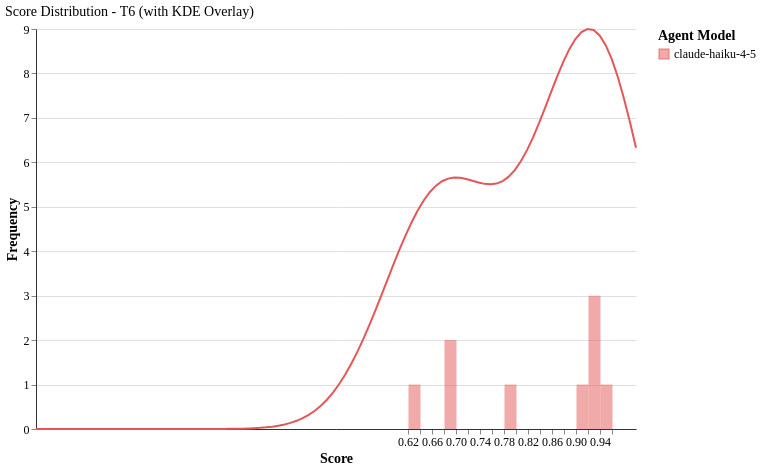

Vega-Lite specification for this chart:
### Vega-Lite specification from a JSON file in a GitHub repository (floating-point values rounded to 4 significant figures)
{"config": {"font": "serif", "axis": {"labelFontSize": 12, "titleFontSize": 14, "gridColor": "#e0e0e0", "domainColor": "#333333"}, "legend": {"labelFontSize": 12, "titleFontSize": 14}, "title": {"fontSize": 14, "anchor": "start", "fontWeight": "normal"}, "view": {"stroke": null, "continuousWidth": 400, "continuousHeight": 300, "strokeWidth": 0}, "mark": {"tooltip": true}}, "layer": [{"data": {"name": "data-40ff9d2ae108e9a75a3e98f581b4be22"}, "mark": {"type": "bar", "binSpacing": 0, "opacity": 0.5}, "encoding": {"color": {"field": "agent_model", "scale": {"domain": ["claude-haiku-4-5"], "range": ["#E45756"]}, "title": "Agent Model", "type": "nominal"}, "tooltip": [{"field": "agent_model", "title": "Model", "type": "nominal"}, {"aggregate": "count", "title": "Count", "type": "quantitative"}], "x": {"bin": {"maxbins": 20}, "field": "score", "title": "Score", "type": "quantitative"}, "y": {"aggregate": "count", "title": "Frequency", "type": "quantitative"}}}, {"data": {"name": "data-fa6700c101d589234d72b5df7c8210ee"}, "mark": {"type": "line", "strokeWidth": 2}, "encoding": {"color": {"field": "agent_model", "scale": {"domain": ["claude-haiku-4-5"], "range": ["#E45756"]}, "type": "nominal"}, "x": {"field": "score", "type": "quantitative"}, "y": {"field": "scaled_density", "type": "quantitative"}}}], "data": {"name": "data-40ff9d2ae108e9a75a3e98f581b4be22"}, "height": 400, "title": "Score Distribution - T6 (with KDE Overlay)", "width": 600, "$schema": "https://vega.github.io/schema/vega-lite/v6.1.0.json", "datasets": {"data-40ff9d2ae108e9a75a3e98f581b4be22": [{"experiment": "test-001", "agent_model": "claude-haiku-4-5", "tier": "T6", "subtest": "01", "run_number": 1, "score": 0.9313, "impl_rate": 0.9857, "passed": true, "grade": "A", "cost_usd": 0.1586, "duration_seconds": 144.8, "agent_duration_seconds": 15.84, "judge_duration_seconds": 129.0, "input_tokens": 20, "output_tokens": 743, "cache_creation_tokens": 110403, "cache_read_tokens": 168878, "total_tokens": 280044, "exit_code": 0, "api_calls": 5, "num_turns": null, "num_models": null, "delegation_cost_ratio": null, "r_prog": 0.0, "strategic_drift": 0.0, "cfp": 0.0, "pr_revert_rate": 0.0}, {"experiment": "test-001", "agent_model": "claude-haiku-4-5", "tier": "T6", "subtest": "01", "run_number": 2, "score": 0.9367, "impl_rate": 0.99, "passed": true, "grade": "A", "cost_usd": 0.0649, "duration_seconds": 135.4, "agent_duration_seconds": 11.15, "judge_duration_seconds": 124.2, "input_tokens": 19, "output_tokens": 697, "cache_creation_tokens": 29098, "cache_read_tokens": 250233, "total_tokens": 280047, "exit_code": 0, "api_calls": 5, "num_turns": null, "num_models": null, "delegation_cost_ratio": null, "r_prog": 0.0, "strategic_drift": 0.0, "cfp": 0.0, "pr_revert_rate": 0.0}, {"experiment": "test-001", "agent_model": "claude-haiku-4-5", "tier": "T6", "subtest": "01", "run_number": 3, "score": 0.922, "impl_rate": 0.9857, "passed": true, "grade": "A", "cost_usd": 0.09493, "duration_seconds": 141.0, "agent_duration_seconds": 16.12, "judge_duration_seconds": 124.9, "input_tokens": 20, "output_tokens": 711, "cache_creation_tokens": 55160, "cache_read_tokens": 224087, "total_tokens": 279978, "exit_code": 0, "api_calls": 5, "num_turns": null, "num_models": null, "delegation_cost_ratio": null, "r_prog": 0.0, "strategic_drift": 0.0, "cfp": 0.0, "pr_revert_rate": 0.0}, {"experiment": "test-002", "agent_model": "claude-haiku-4-5", "tier": "T6", "subtest": "01", "run_number": 1, "score": 0.68, "impl_rate": 0.8441, "passed": true, "grade": "B", "cost_usd": 0.2548, "duration_seconds": 289.4, "agent_duration_seconds": 98.58, "judge_duration_seconds": 190.8, "input_tokens": 104, "output_tokens": 5520, "cache_creation_tokens": 73647, "cache_read_tokens": 1350451, "total_tokens": 1429722, "exit_code": 0, "api_calls": 36, "num_turns": null, "num_models": null, "delegation_cost_ratio": null, "r_prog": 0.0, "strategic_drift": 0.0, "cfp": 0.0, "pr_revert_rate": 0.0}, {"experiment": "test-002", "agent_model": "claude-haiku-4-5", "tier": "T6", "subtest": "01", "run_number": 2, "score": 0.795, "impl_rate": 0.8485, "passed": true, "grade": "B", "cost_usd": 0.2915, "duration_seconds": 252.6, "agent_duration_seconds": 95.23, "judge_duration_seconds": 157.3, "input_tokens": 51, "output_tokens": 5324, "cache_creation_tokens": 74374, "cache_read_tokens": 1718829, "total_tokens": 1798578, "exit_code": 0, "api_calls": 28, "num_turns": null, "num_models": null, "delegation_cost_ratio": null, "r_prog": 0.0, "strategic_drift": 0.0, "cfp": 0.0, "pr_revert_rate": 0.0}, {"experiment": "test-002", "agent_model": "claude-haiku-4-5", "tier": "T6", "subtest": "01", "run_number": 3, "score": 0.69, "impl_rate": 0.8143, "passed": true, "grade": "B", "cost_usd": 0.2912, "duration_seconds": 291.0, "agent_duration_seconds": 91.98, "judge_duration_seconds": 199.1, "input_tokens": 77, "output_tokens": 6614, "cache_creation_tokens": 75432, "cache_read_tokens": 1637816, "total_tokens": 1719939, "exit_code": 0, "api_calls": 35, "num_turns": null, "num_models": null, "delegation_cost_ratio": null, "r_prog": 0.0, "strategic_drift": 0.0, "cfp": 0.0, "pr_revert_rate": 0.0}, {"experiment": "test-003", "agent_model": "claude-haiku-4-5", "tier": "T6", "subtest": "01", "run_number": 1, "score": 0.9583, "impl_rate": 1.0, "passed": true, "grade": "A", "cost_usd": 0.1126, "duration_seconds": 205.7, "agent_duration_seconds": 97.2, "judge_duration_seconds": 108.5, "input_tokens": 45, "output_tokens": 1702, "cache_creation_tokens": 31019, "cache_read_tokens": 652806, "total_tokens": 685572, "exit_code": 0, "api_calls": 13, "num_turns": null, "num_models": null, "delegation_cost_ratio": null, "r_prog": 0.0, "strategic_drift": 0.0, "cfp": 0.0, "pr_revert_rate": 0.0}, {"experiment": "test-003", "agent_model": "claude-haiku-4-5", "tier": "T6", "subtest": "01", "run_number": 2, "score": 0.9167, "impl_rate": 0.875, "passed": true, "grade": "A", "cost_usd": 0.12, "duration_seconds": 144.8, "agent_duration_seconds": 81.45, "judge_duration_seconds": 63.34, "input_tokens": 52, "output_tokens": 1789, "cache_creation_tokens": 31933, "cache_read_tokens": 711188, "total_tokens": 744962, "exit_code": 0, "api_calls": 14, "num_turns": null, "num_models": null, "delegation_cost_ratio": null, "r_prog": 0.0, "strategic_drift": 0.0, "cfp": 0.0, "pr_revert_rate": 0.0}, {"experiment": "test-003", "agent_model": "claude-haiku-4-5", "tier": "T6", "subtest": "01", "run_number": 3, "score": 0.625, "impl_rate": 0.875, "passed": true, "grade": "B", "cost_usd": 0.06763, "duration_seconds": 165.1, "agent_duration_seconds": 26.43, "judge_duration_seconds": 138.6, "input_tokens": 23, "output_tokens": 978, "cache_creation_tokens": 31734, "cache_read_tokens": 230461, "total_tokens": 263196, "exit_code": 0, "api_calls": 5, "num_turns": null, "num_models": null, "delegation_cost_ratio": null, "r_prog": 0.0, "strategic_drift": 0.0, "cfp": 0.0, "pr_revert_rate": 0.0}], "data-fa6700c101d589234d72b5df7c8210ee": [{"agent_model": "claude-haiku-4-5", "tier": "T6", "score": 0.0, "density": 9.987e-13, "scaled_density": 3.279e-12}, {"agent_model": "claude-haiku-4-5", "tier": "T6", "score": 0.0101, "density": 2.375e-12, "scaled_density": 7.797e-12}, {"agent_model": "claude-haiku-4-5", "tier": "T6", "score": 0.0202, "density": 5.568e-12, "scaled_density": 1.828e-11}, {"agent_model": "claude-haiku-4-5", "tier": "T6", "score": 0.0303, "density": 1.287e-11, "scaled_density": 4.227e-11}, {"agent_model": "claude-haiku-4-5", "tier": "T6", "score": 0.0404, "density": 2.935e-11, "scaled_density": 9.636e-11}, {"agent_model": "claude-haiku-4-5", "tier": "T6", "score": 0.05051, "density": 6.598e-11, "scaled_density": 2.166e-10}, {"agent_model": "claude-haiku-4-5", "tier": "T6", "score": 0.06061, "density": 1.463e-10, "scaled_density": 4.802e-10}, {"agent_model": "claude-haiku-4-5", "tier": "T6", "score": 0.07071, "density": 3.197e-10, "scaled_density": 1.05e-09}, {"agent_model": "claude-haiku-4-5", "tier": "T6", "score": 0.08081, "density": 6.892e-10, "scaled_density": 2.263e-09}, {"agent_model": "claude-haiku-4-5", "tier": "T6", "score": 0.09091, "density": 1.465e-09, "scaled_density": 4.81e-09}, {"agent_model": "claude-haiku-4-5", "tier": "T6", "score": 0.101, "density": 3.071e-09, "scaled_density": 1.008e-08}, {"agent_model": "claude-haiku-4-5", "tier": "T6", "score": 0.1111, "density": 6.348e-09, "scaled_density": 2.084e-08}, {"agent_model": "claude-haiku-4-5", "tier": "T6", "score": 0.1212, "density": 1.294e-08, "scaled_density": 4.249e-08}, {"agent_model": "claude-haiku-4-5", "tier": "T6", "score": 0.1313, "density": 2.602e-08, "scaled_density": 8.542e-08}, {"agent_model": "claude-haiku-4-5", "tier": "T6", "score": 0.1414, "density": 5.158e-08, "scaled_density": 1.693e-07}, {"agent_model": "claude-haiku-4-5", "tier": "T6", "score": 0.1515, "density": 1.008e-07, "scaled_density": 3.311e-07}, {"agent_model": "claude-haiku-4-5", "tier": "T6", "score": 0.1616, "density": 1.944e-07, "scaled_density": 6.384e-07}, {"agent_model": "claude-haiku-4-5", "tier": "T6", "score": 0.1717, "density": 3.697e-07, "scaled_density": 1.214e-06}, {"agent_model": "claude-haiku-4-5", "tier": "T6", "score": 0.1818, "density": 6.934e-07, "scaled_density": 2.277e-06}, {"agent_model": "claude-haiku-4-5", "tier": "T6", "score": 0.1919, "density": 1.282e-06, "scaled_density": 4.211e-06}, {"agent_model": "claude-haiku-4-5", "tier": "T6", "score": 0.202, "density": 2.339e-06, "scaled_density": 7.681e-06}, {"agent_model": "claude-haiku-4-5", "tier": "T6", "score": 0.2121, "density": 4.209e-06, "scaled_density": 1.382e-05}, {"agent_model": "claude-haiku-4-5", "tier": "T6", "score": 0.2222, "density": 7.47e-06, "scaled_density": 2.453e-05}, {"agent_model": "claude-haiku-4-5", "tier": "T6", "score": 0.2323, "density": 1.307e-05, "scaled_density": 4.293e-05}, {"agent_model": "claude-haiku-4-5", "tier": "T6", "score": 0.2424, "density": 2.257e-05, "scaled_density": 7.412e-05}, {"agent_model": "claude-haiku-4-5", "tier": "T6", "score": 0.2525, "density": 3.844e-05, "scaled_density": 0.0001262}, {"agent_model": "claude-haiku-4-5", "tier": "T6", "score": 0.2626, "density": 6.458e-05, "scaled_density": 0.000212}, {"agent_model": "claude-haiku-4-5", "tier": "T6", "score": 0.2727, "density": 0.000107, "scaled_density": 0.0003514}, {"agent_model": "claude-haiku-4-5", "tier": "T6", "score": 0.2828, "density": 0.000175, "scaled_density": 0.0005745}, {"agent_model": "claude-haiku-4-5", "tier": "T6", "score": 0.2929, "density": 0.0002822, "scaled_density": 0.0009264}, {"agent_model": "claude-haiku-4-5", "tier": "T6", "score": 0.303, "density": 0.0004489, "scaled_density": 0.001474}, {"agent_model": "claude-haiku-4-5", "tier": "T6", "score": 0.3131, "density": 0.0007047, "scaled_density": 0.002314}, {"agent_model": "claude-haiku-4-5", "tier": "T6", "score": 0.3232, "density": 0.001092, "scaled_density": 0.003584}, {"agent_model": "claude-haiku-4-5", "tier": "T6", "score": 0.3333, "density": 0.001668, "scaled_density": 0.005477}, {"agent_model": "claude-haiku-4-5", "tier": "T6", "score": 0.3434, "density": 0.002515, "scaled_density": 0.008259}, {"agent_model": "claude-haiku-4-5", "tier": "T6", "score": 0.3535, "density": 0.003743, "scaled_density": 0.01229}, {"agent_model": "claude-haiku-4-5", "tier": "T6", "score": 0.3636, "density": 0.005496, "scaled_density": 0.01805}, {"agent_model": "claude-haiku-4-5", "tier": "T6", "score": 0.3737, "density": 0.007965, "scaled_density": 0.02615}, {"agent_model": "claude-haiku-4-5", "tier": "T6", "score": 0.3838, "density": 0.01139, "scaled_density": 0.0374}, {"agent_model": "claude-haiku-4-5", "tier": "T6", "score": 0.3939, "density": 0.01608, "scaled_density": 0.0528}, {"agent_model": "claude-haiku-4-5", "tier": "T6", "score": 0.404, "density": 0.02241, "scaled_density": 0.07357}, {"agent_model": "claude-haiku-4-5", "tier": "T6", "score": 0.4141, "density": 0.03082, "scaled_density": 0.1012}, {"agent_model": "claude-haiku-4-5", "tier": "T6", "score": 0.4242, "density": 0.04185, "scaled_density": 0.1374}, {"agent_model": "claude-haiku-4-5", "tier": "T6", "score": 0.4343, "density": 0.0561, "scaled_density": 0.1842}, {"agent_model": "claude-haiku-4-5", "tier": "T6", "score": 0.4444, "density": 0.07424, "scaled_density": 0.2438}, {"agent_model": "claude-haiku-4-5", "tier": "T6", "score": 0.4545, "density": 0.09702, "scaled_density": 0.3186}, {"agent_model": "claude-haiku-4-5", "tier": "T6", "score": 0.4646, "density": 0.1252, "scaled_density": 0.411}, {"agent_model": "claude-haiku-4-5", "tier": "T6", "score": 0.4747, "density": 0.1595, "scaled_density": 0.5238}, {"agent_model": "claude-haiku-4-5", "tier": "T6", "score": 0.4848, "density": 0.2007, "scaled_density": 0.6591}, {"agent_model": "claude-haiku-4-5", "tier": "T6", "score": 0.4949, "density": 0.2495, "scaled_density": 0.8192}, {"agent_model": "claude-haiku-4-5", "tier": "T6", "score": 0.5051, "density": 0.3063, "scaled_density": 1.006}, {"agent_model": "claude-haiku-4-5", "tier": "T6", "score": 0.5152, "density": 0.3714, "scaled_density": 1.22}, {"agent_model": "claude-haiku-4-5", "tier": "T6", "score": 0.5253, "density": 0.445, "scaled_density": 1.461}, {"agent_model": "claude-haiku-4-5", "tier": "T6", "score": 0.5354, "density": 0.5267, "scaled_density": 1.729}, {"agent_model": "claude-haiku-4-5", "tier": "T6", "score": 0.5455, "density": 0.6159, "scaled_density": 2.022}, {"agent_model": "claude-haiku-4-5", "tier": "T6", "score": 0.5556, "density": 0.7117, "scaled_density": 2.337}, {"agent_model": "claude-haiku-4-5", "tier": "T6", "score": 0.5657, "density": 0.8128, "scaled_density": 2.669}, {"agent_model": "claude-haiku-4-5", "tier": "T6", "score": 0.5758, "density": 0.9174, "scaled_density": 3.012}, {"agent_model": "claude-haiku-4-5", "tier": "T6", "score": 0.5859, "density": 1.024, "scaled_density": 3.361}, {"agent_model": "claude-haiku-4-5", "tier": "T6", "score": 0.596, "density": 1.129, "scaled_density": 3.708}, {"agent_model": "claude-haiku-4-5", "tier": "T6", "score": 0.6061, "density": 1.232, "scaled_density": 4.045}, {"agent_model": "claude-haiku-4-5", "tier": "T6", "score": 0.6162, "density": 1.329, "scaled_density": 4.364}, {"agent_model": "claude-haiku-4-5", "tier": "T6", "score": 0.6263, "density": 1.419, "scaled_density": 4.659}, {"agent_model": "claude-haiku-4-5", "tier": "T6", "score": 0.6364, "density": 1.499, "scaled_density": 4.921}, {"agent_model": "claude-haiku-4-5", "tier": "T6", "score": 0.6465, "density": 1.568, "scaled_density": 5.147}, {"agent_model": "claude-haiku-4-5", "tier": "T6", "score": 0.6566, "density": 1.624, "scaled_density": 5.332}, {"agent_model": "claude-haiku-4-5", "tier": "T6", "score": 0.6667, "density": 1.667, "scaled_density": 5.475}, {"agent_model": "claude-haiku-4-5", "tier": "T6", "score": 0.6768, "density": 1.698, "scaled_density": 5.575}, {"agent_model": "claude-haiku-4-5", "tier": "T6", "score": 0.6869, "density": 1.716, "scaled_density": 5.634}, {"agent_model": "claude-haiku-4-5", "tier": "T6", "score": 0.697, "density": 1.723, "scaled_density": 5.658}, {"agent_model": "claude-haiku-4-5", "tier": "T6", "score": 0.7071, "density": 1.722, "scaled_density": 5.653}, {"agent_model": "claude-haiku-4-5", "tier": "T6", "score": 0.7172, "density": 1.713, "scaled_density": 5.626}, {"agent_model": "claude-haiku-4-5", "tier": "T6", "score": 0.7273, "density": 1.702, "scaled_density": 5.587}, {"agent_model": "claude-haiku-4-5", "tier": "T6", "score": 0.7374, "density": 1.689, "scaled_density": 5.547}, {"agent_model": "claude-haiku-4-5", "tier": "T6", "score": 0.7475, "density": 1.68, "scaled_density": 5.516}, {"agent_model": "claude-haiku-4-5", "tier": "T6", "score": 0.7576, "density": 1.676, "scaled_density": 5.504}, {"agent_model": "claude-haiku-4-5", "tier": "T6", "score": 0.7677, "density": 1.682, "scaled_density": 5.522}, {"agent_model": "claude-haiku-4-5", "tier": "T6", "score": 0.7778, "density": 1.699, "scaled_density": 5.578}, {"agent_model": "claude-haiku-4-5", "tier": "T6", "score": 0.7879, "density": 1.729, "scaled_density": 5.678}, {"agent_model": "claude-haiku-4-5", "tier": "T6", "score": 0.798, "density": 1.774, "scaled_density": 5.826}, {"agent_model": "claude-haiku-4-5", "tier": "T6", "score": 0.8081, "density": 1.834, "scaled_density": 6.023}, {"agent_model": "claude-haiku-4-5", "tier": "T6", "score": 0.8182, "density": 1.909, "scaled_density": 6.269}, {"agent_model": "claude-haiku-4-5", "tier": "T6", "score": 0.8283, "density": 1.997, "scaled_density": 6.557}, {"agent_model": "claude-haiku-4-5", "tier": "T6", "score": 0.8384, "density": 2.095, "scaled_density": 6.88}, {"agent_model": "claude-haiku-4-5", "tier": "T6", "score": 0.8485, "density": 2.201, "scaled_density": 7.227}, {"agent_model": "claude-haiku-4-5", "tier": "T6", "score": 0.8586, "density": 2.31, "scaled_density": 7.583}, {"agent_model": "claude-haiku-4-5", "tier": "T6", "score": 0.8687, "density": 2.416, "scaled_density": 7.934}, {"agent_model": "claude-haiku-4-5", "tier": "T6", "score": 0.8788, "density": 2.516, "scaled_density": 8.26}, {"agent_model": "claude-haiku-4-5", "tier": "T6", "score": 0.8889, "density": 2.603, "scaled_density": 8.546}, {"agent_model": "claude-haiku-4-5", "tier": "T6", "score": 0.899, "density": 2.672, "scaled_density": 8.774}, {"agent_model": "claude-haiku-4-5", "tier": "T6", "score": 0.9091, "density": 2.72, "scaled_density": 8.929}, {"agent_model": "claude-haiku-4-5", "tier": "T6", "score": 0.9192, "density": 2.741, "scaled_density": 9.0}, {"agent_model": "claude-haiku-4-5", "tier": "T6", "score": 0.9293, "density": 2.734, "scaled_density": 8.977}, {"agent_model": "claude-haiku-4-5", "tier": "T6", "score": 0.9394, "density": 2.697, "scaled_density": 8.855}, {"agent_model": "claude-haiku-4-5", "tier": "T6", "score": 0.9495, "density": 2.63, "scaled_density": 8.635}, {"agent_model": "claude-haiku-4-5", "tier": "T6", "score": 0.9596, "density": 2.534, "scaled_density": 8.321}, {"agent_model": "claude-haiku-4-5", "tier": "T6", "score": 0.9697, "density": 2.412, "scaled_density": 7.92}, {"agent_model": "claude-haiku-4-5", "tier": "T6", "score": 0.9798, "density": 2.267, "scaled_density": 7.444}, {"agent_model": "claude-haiku-4-5", "tier": "T6", "score": 0.9899, "density": 2.104, "scaled_density": 6.909}, {"agent_model": "claude-haiku-4-5", "tier": "T6", "score": 1.0, "density": 1.928, "scaled_density": 6.33}]}}
